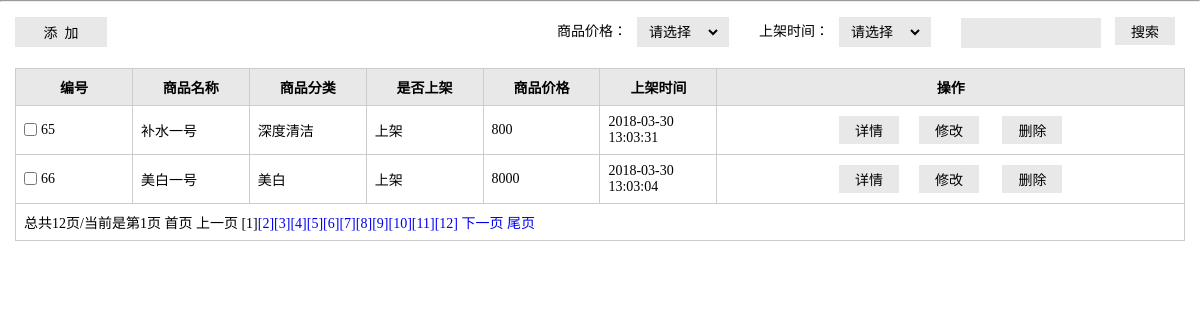
Page /admin/listPro.php on the committed database.
### tables this page shows
CREATE TABLE `pro` (
  `id` smallint(5) unsigned NOT NULL AUTO_INCREMENT,
  `pName` varchar(255) NOT NULL,
  `cId` int(10) unsigned NOT NULL,
  `pSn` varchar(50) NOT NULL,
  `pNum` int(10) unsigned NOT NULL DEFAULT '0',
  `mPrice` decimal(10,0) NOT NULL,
  `iPrice` decimal(10,0) NOT NULL,
  `pDesc` mediumtext,
  `pubTime` int(10) unsigned NOT NULL,
  `isShow` tinyint(1) NOT NULL,
  `isHot` tinyint(1) NOT NULL,
  PRIMARY KEY (`id`)
);

CREATE TABLE `cate` (
  `id` int(11) unsigned NOT NULL AUTO_INCREMENT,
  `cName` varchar(30) NOT NULL,
  PRIMARY KEY (`id`)
);

### lib/mysql.func.php (called while the page is built, shortened)
<?php
function fetchAll($sql,$result_type=MYSQL_ASSOC){
	$result=mysql_query($sql);
	while(@$row=mysql_fetch_array($result,$result_type)){
		$rows[]=$row;
	}
	return $rows;
}
function getResultNum($sql){
	$result=mysql_query($sql);
	return mysql_num_rows($result);
}

### core/pro.inc.php (called while the page is built, shortened)
<?php
require_once '../lib/mysql.func.php';
	function getAllProByAdmin(){
		$sql="select p.id,p.pName,p.pSn,p.pNum,p.mPrice,p.iPrice,p.pDesc
		,p.pubTime,p.isShow,p.isHot,c.cName from pro as p join cate c on p.cId=c.id";
		$rows=fetchAll($sql);
		return $rows;
	}
?>

### admin/listPro.php (the view, shortened to what this page needs)
<?php
require_once '../core/pro.inc.php';
require_once '../lib/page.func.php';
$order=$_REQUEST['order']?$_REQUEST['order']:null;
$orderBy=$order?"order by p.".$order:null;
$rows=getAllProByAdmin();
$search=$_REQUEST['search']?$_REQUEST['search']:null;
$where=$search?"where p.pName like '%{$search}%'":null;
$sql="select p.id,p.pName,p.pSn,p.pNum,p.mPrice,p.iPrice,p.pDesc,p.pubTime,p.isShow,p.isHot,c.cName from pro as p join cate c on p.cId=c.id {$where}";
$totalRows=getResultNum($sql);
$pageSize=2;
$totalPage=ceil($totalRows/$pageSize);
$page=$_REQUEST['page']?(int)$_REQUEST['page']:1;
$offset=($page-1)*$pageSize;
$sql="select p.id,p.pName,p.pSn,p.pNum,p.mPrice,p.iPrice,p.pDesc,p.pubTime,p.isShow,p.isHot,c.cName from pro as p join cate c on p.cId=c.id {$where} {$orderBy} limit {$offset},{$pageSize}";
$rows=fetchAll($sql);
?>
<!doctype html>
<html>
<head>
<link rel="stylesheet" href="css/backstage.css">
<link rel="stylesheet" href="js/jquery-ui/css/ui-lightness/jquery-ui-1.10.4.custom.css"/>
</head>
<body>
<div class="details">
                    <div class="details_operation clearfix">
                        <div class="bui_select">
                            <input type="button" value="添&nbsp;&nbsp;加" class="add" onclick="addPro()">
                        </div>
                        <div class="fr">
                            <div class="text">
                                <span>商品价格：</span>
                                <div class="bui_select">
                                    <select name="" id="" class="select" onChange="change(this.value)">
                                        <option >请选择</option>
                                    </select>
                                </div>
                            </div>
                            <div class="text">
                                <span>上架时间：</span>
                                <div class="bui_select">
                                    <select name="" id="" class="select" onChange="change(this.value)">
                                        <option >请选择</option>
                                    </select>
                                </div>
                            </div>
                            <div class="text">
                            <form action="listPro.php?search=search" method="post">
                                <input type="text" value="" class="search" name="search">
                                <input type="submit" value="搜索" class="btn" >
                            </form>
                            </div>
                        </div>
                    </div>
                    <table class="table" cellspacing="0" cellpadding="0">
                        <thead>
                            <tr>
                                <th width="10%">编号</th>
                                <th width="10%">商品名称</th>
                                <th width="10%">商品分类</th>
                                <th width="10%">是否上架</th>
                                <th width="10%">商品价格</th>
                                <th width="10%">上架时间</th>
                                <th>操作</th>
                            </tr>
                        </thead>
                        <tbody>
                          <?php
						   		foreach($rows as $row) {
						     ?>
                            <tr>
                                <td><input type="checkbox" id="c1" class="check"  value="<?php echo $row['id']; ?>"><label for="c1" class="label"><?php echo $row['id']; ?></label></td>
                                <td><?php echo $row['pName']; ?></td>
                                <td><?php echo $row['cName']; ?></td>
                                <td><?php echo $row['isShow']==0?"上架":"下架"; ?></td>
                                <td><?php echo $row['iPrice']; ?></td>
                                <td><?php echo date ("Y-m-d H:m:s",$row['pubTime']); ?></td>
                                <td align="center">
                                				<input type="button" value="详情" class="btn" onclick="showDetail(<?php echo $row['id'];?>,'<?php echo $row['pName'];?>')"><input type="button" value="修改" class="btn" onclick="javascript:location='editPro.php?id=<?php  echo $row['id']; ?>'"> <input type="button" value="删除" class="btn" onclick="javascript:location='doAdminAction.php?act=delPro&id=<?php  echo $row['id']; ?>'">
                                </td>
                            </tr>
                            <?php }
							 ?>
                         <td colspan="7"><?php echo showPage($page,$totalPage,"search={$search}&order={$order}"); ?></td>
                        </tbody>
                    </table>
                </div>
</body>
</html>

### admin/css/backstage.css (style rules this page uses)
* { margin: 0;padding: 0; }
input,select,textarea { outline: none;border: none; background: none; }
.clearfix:after, .clearfix:before { content: ""; display: table; }
.clearfix:after { clear: both; }
.clearfix { zoom:1; }
.fr { float: right; }
.details_operation { margin-bottom: 20px; }
.details { padding: 15px; font-family: "微软雅黑"; }
.bui_select { background-color: #E8E8E8; height: 30px; float: left; }
.add { width: 92px; height: 30px; font-family: "微软雅黑"; font-size: 14px; }
.select { font-family: "微软雅黑"; font-size: 14px; height: 22px; margin: 4px 8px; }
.text { float: left; margin-left: 30px; display: inline; }
.text span { line-height: 30px; font-size: 14px; float:left; margin-right: 10px; }
.search { width: 140px; height: 30px; line-height: 30px\9; background-color: #E8E8E8; padding: 0 8px; }
.table { border-collapse: collapse; width: 100%; font-size: 14px; }
.table th { background-color: #E8E8E8; }
.table th, .table td { border: solid 1px #ccc; padding: 8px; }
.label,.check { vertical-align: middle; }
.check { margin-right: 4px; }
.btn { padding: 4px 16px; background-color: #E8E8E8; margin: 0 10px;font-family: "微软雅黑"; font-size: 14px; }

### rows in the picture
pro: id "65", pName "补水一号", cate.cName "深度清洁", isShow "上架", iPrice "800", pubTime "2018-03-30 13:03:31"
pro: id "66", pName "美白一号", cate.cName "美白", isShow "上架", iPrice "8000", pubTime "2018-03-30 13:03:04"

### other values in the picture
showPage($page,$totalPage,"search={$search}&order={$order}") "总共12页/当前是第1页"
